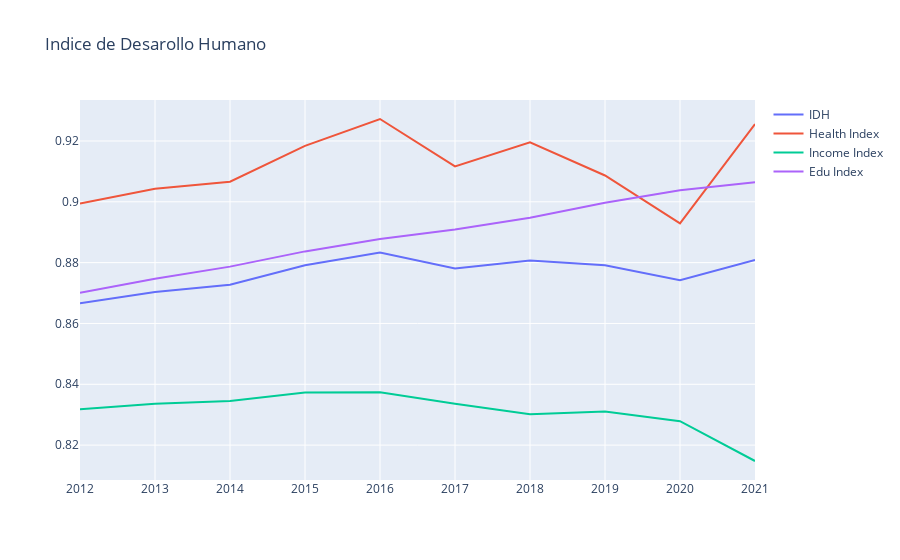

Source (notebook cell):
### Code cell
# graph dummy data with ploty
fig = go.Figure()
fig.add_trace(go.Scatter(x=df['Year'], y=df['index'], name='IDH', mode='lines'))
fig.add_trace(go.Scatter(x=df['Year'], y=df['health_index'], name='Health Index', mode='lines'))
fig.add_trace(go.Scatter(x=df['Year'], y=df['income_index'], name='Income Index', mode='lines'))
fig.add_trace(go.Scatter(x=df['Year'], y=df['edu_index'], name='Edu Index', mode='lines'))
fig.layout.title = 'Indice de Desarollo Humano'
fig.show()

### Figure 1 — Plotly figure (JSON) as saved in the notebook; plotly's stock layout.template omitted (floating-point values rounded to 4 significant figures)
{"data": [{"mode": "lines", "name": "IDH", "type": "scatter", "x": [2012, 2013, 2014, 2015, 2016, 2017, 2018, 2019, 2020, 2021], "y": [0.8666, 0.8704, 0.8727, 0.8792, 0.8834, 0.8781, 0.8807, 0.8791, 0.8742, 0.8809]}, {"mode": "lines", "name": "Health Index", "type": "scatter", "x": [2012, 2013, 2014, 2015, 2016, 2017, 2018, 2019, 2020, 2021], "y": [0.8994, 0.9043, 0.9066, 0.9184, 0.9272, 0.9117, 0.9195, 0.9087, 0.8929, 0.9256]}, {"mode": "lines", "name": "Income Index", "type": "scatter", "x": [2012, 2013, 2014, 2015, 2016, 2017, 2018, 2019, 2020, 2021], "y": [0.8318, 0.8336, 0.8345, 0.8373, 0.8374, 0.8336, 0.8301, 0.831, 0.8279, 0.8148]}, {"mode": "lines", "name": "Edu Index", "type": "scatter", "x": [2012, 2013, 2014, 2015, 2016, 2017, 2018, 2019, 2020, 2021], "y": [0.8701, 0.8747, 0.8787, 0.8837, 0.8878, 0.8909, 0.8948, 0.8997, 0.9038, 0.9064]}], "layout": {"title": {"text": "Indice de Desarollo Humano"}}}
